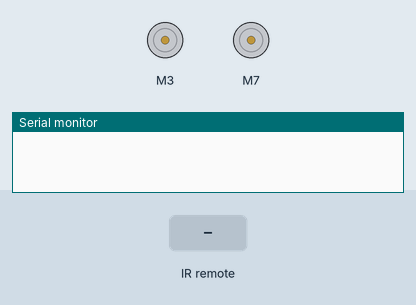
The sketch below on a simulated Arduino Uno, built with avr-gcc and run on an emulated ATmega328P. Parts: 2 × DC motor (green arrow = forward, orange = backward, longer = faster), the last lines printed to the serial monitor. Inputs (shaded band) come from the test bench.

Above: at 1.2 s.
1.3 s: infrared code 0xFF906F received
At 3.5 s:
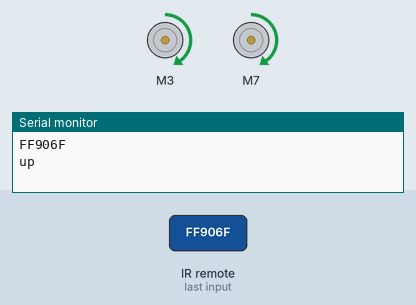
4.3 s: infrared code 0xFF02FD received
At 7.1 s:
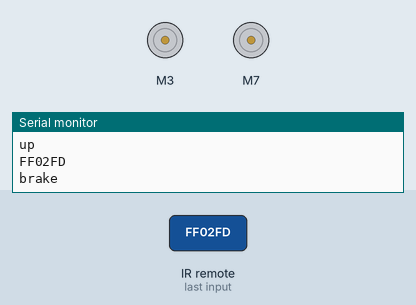
7.3 s: infrared code 0xFFE01F received
At 9.3 s:
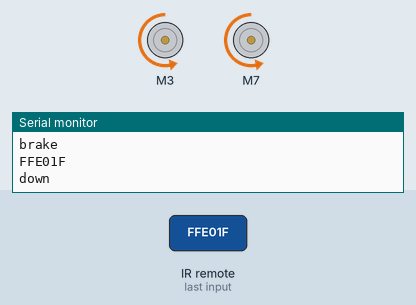
Timing chart, 0 to 10.8 s (numbered marks = the images above; inputs shaded):
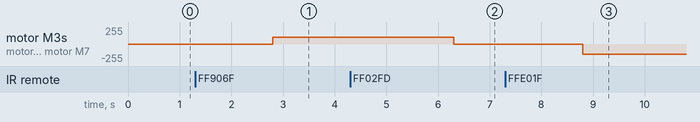

The sketch:

MotorRobotWRemote.ino
```cpp
#include <SparkFun_TB6612.h>
#include "IRremote.h"

int IRpin = 11;

#define AIN1 3
#define BIN1 7
#define AIN2 4
#define BIN2 8
#define PWMA 5
#define PWMB 6
#define STBY 9

const int offsetA = 1;
const int offsetB = 1;

Motor motor1 = Motor(AIN1, AIN2, PWMA, offsetA, STBY);
Motor motor2 = Motor(BIN1, BIN2, PWMB, offsetB, STBY);

IRrecv IR(IRpin);     // create instance of 'irrecv'
decode_results cmd;      // create instance of 'decode_results'
String myCom;

void setup() {
  // REMOTE
  Serial.begin(9600);
  IR.enableIRIn();

}

void loop() {
  while(IR.decode(&cmd)==0){
  }

  Serial.println(cmd.value,HEX);
  delay(1500);
  IR.resume();

  if (cmd.value==0xFF906F){
    myCom="up";
    Serial.println(myCom);

    forward(motor1, motor2, 100);
    delay(2000);
  }

  if (cmd.value==0xFF02FD){
    myCom="brake";
    Serial.println(myCom);
    brake(motor1, motor2);
  }

  if (cmd.value==0xFFE01F){
    myCom="down";
    Serial.println(myCom);

    back(motor1, motor2, -150);
    delay(1000);
  }


}
```

Measured:
- after the input at 1.3 s, motor M3, motor M7: stopped → forward 100/255 after 1.5 s
- after the input at 4.3 s, motor M3, motor M7: forward 100/255 → stopped after 2.0 s
- after the input at 7.3 s, motor M3, motor M7: stopped → backward 150/255 after 1.5 s
